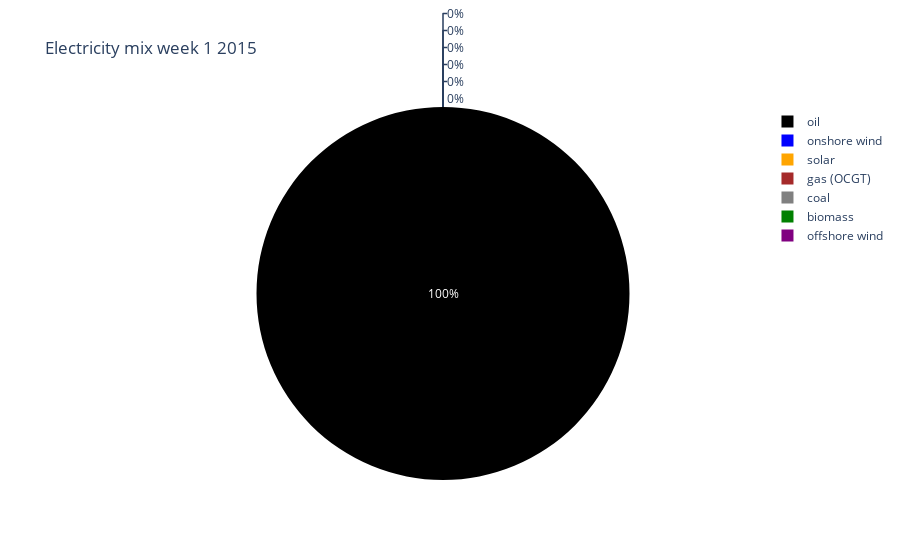

Notebook source saved alongside this figure:
### Code cell
import plotly.graph_objects as go

labels = ['onshore wind', 'solar', 'gas (OCGT)', 'coal', 'biomass', 'oil', 'offshore wind']
sizes = [network.generators_t.p['onshorewind'].sum(),
                 network.generators_t.p['solar'].sum(),
                 network.generators_t.p['OCGT'].sum(),
                 network.generators_t.p['Coal'].sum(),
                 network.generators_t.p['Biomass'].sum(),
                 network.generators_t.p['Oil'].sum(),
                 network.generators_t.p['offshorewind'].sum()]

colors = ['blue', 'orange', 'brown', 'grey', 'green', 'black', 'purple']

fig = go.Figure(data=[go.Pie(labels=labels, values=sizes, marker=dict(colors=colors))])

fig.update_layout(title='Electricity mix week 1 2015')

fig.show()

### Figure 1 — Plotly figure (JSON) as saved in the notebook; plotly's stock layout.template omitted (floating-point values rounded to 4 significant figures)
{"data": [{"labels": ["onshore wind", "solar", "gas (OCGT)", "coal", "biomass", "oil", "offshore wind"], "marker": {"colors": ["blue", "orange", "brown", "grey", "green", "black", "purple"]}, "type": "pie", "values": [0, 0, 0, 0, 0, 26572266, 0]}], "layout": {"title": {"text": "Electricity mix week 1 2015"}}}
